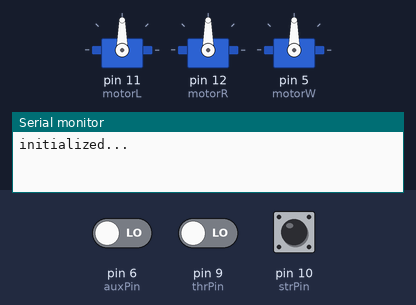
Recording of a sketch running on a simulated Arduino Uno, built with avr-gcc and run on an emulated ATmega328P. On the bench: 3 × servo, the last lines printed to the serial monitor. The test bench sets the inputs (shaded band); at power-on: pin 10 (strPin) LOW, pin 6 (auxPin) LOW, pin 9 (thrPin) LOW.

Above: at 1.2 s.
1.3 s: pin 10 (strPin) pulsed HIGH 2 times (0.12 s each, 0.3 s apart)
At 3.6 s:
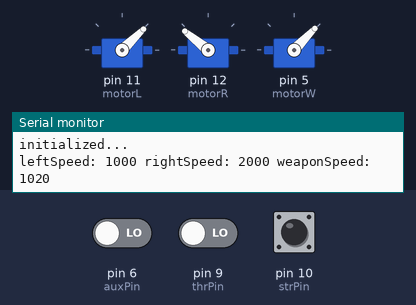
At 6.7 s:
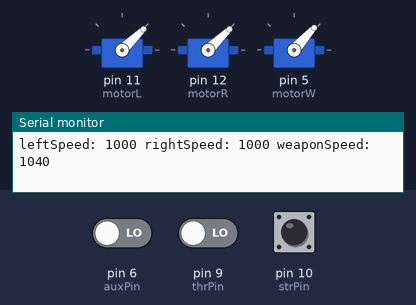
Timing chart, 0 to 28.0 s (numbered marks = the images above; inputs shaded):
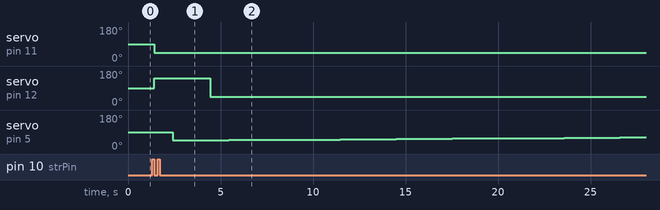

The sketch:

robotControl.ino
```cpp
#include <Servo.h>

int thrPin = 9;
int strPin = 10;
int auxPin = 6;
int weaponSpeed = 1000;

Servo motorL;
Servo motorR;
Servo motorW;

void setup() {
  // put your setup code here, to run once:
  pinMode(thrPin, INPUT);
  pinMode(strPin, INPUT);
  pinMode(auxPin, INPUT);

  motorL.attach(11);
  motorR.attach(12);
  motorW.attach(5);

  Serial.begin(9600);
  Serial.write("initialized...\n");
}

void loop() {
  int throttle = pulseIn(thrPin, HIGH);
  int steering = pulseIn(strPin, HIGH);

  int leftSpeed = map(throttle, 1000, 1950, 1000, 2000);
  int rightSpeed = map(throttle, 1000, 1950, 1000, 2000);

  leftSpeed = constrain(leftSpeed + map(steering, 1000, 2000, -200, 200), 1000, 2000);
  rightSpeed = constrain(rightSpeed - map(steering, 1000, 2000, -200, 200), 1000, 2000);

  leftSpeed = ((leftSpeed + 5) / 10) * 10;
  rightSpeed = ((rightSpeed + 5) / 10) * 10;


  motorL.writeMicroseconds(leftSpeed);
  motorR.writeMicroseconds(rightSpeed);

  int weaponIn = pulseIn(auxPin, HIGH);

  if (weaponIn < 1100){
    weaponSpeed += 20;
  }
  else if (weaponIn < 1800) {
    weaponSpeed -= 20;
  }

  weaponSpeed = constrain(weaponSpeed, 1000, 2000);

  motorW.writeMicroseconds(weaponSpeed);

  Serial.print("leftSpeed: ");
  Serial.print(leftSpeed);
  Serial.print(" rightSpeed: ");
  Serial.print(rightSpeed);
  Serial.print(" weaponSpeed: ");
  Serial.print(weaponSpeed);
  Serial.print("\n");

  delay(20);
}
```

Measured:
- after the input at 1.3 s, servo on pin 11 (motorL): 90° → 44° after 0.12 s instead of 0.70 s; servo on pin 12 (motorR): 90° → 141° after 0.12 s, → 44° 3.0 s later
